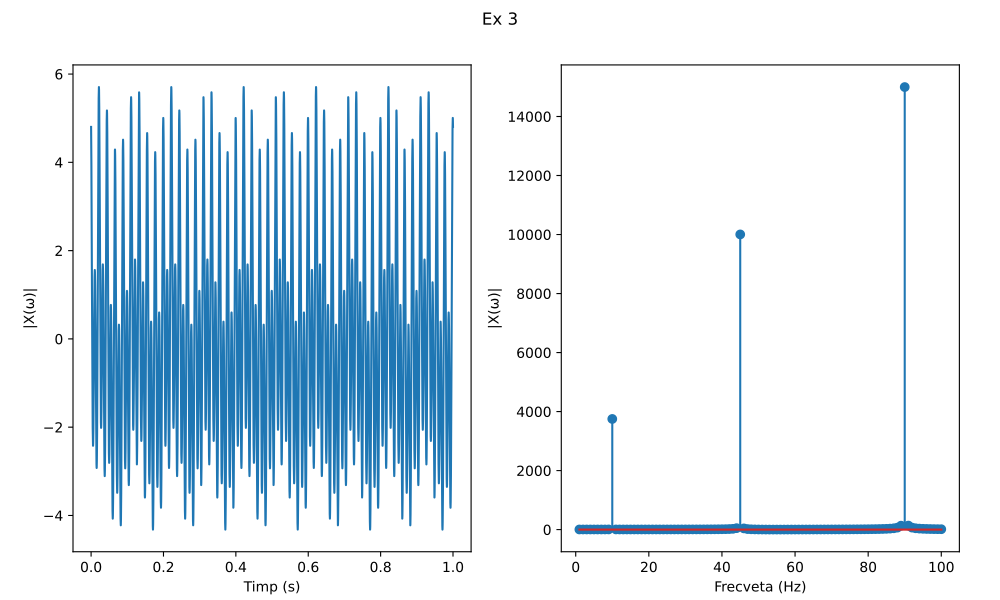

Write the Python code that produced this figure.
import matplotlib.pyplot as plt 
import numpy as np

t = np.linspace(0,1,10000)
W = np.linspace(1,100,100)
N = 10000

def signal(x):
    a = 0.75 * np.sin(2 * np.pi * 10 * x + 0.1) # f1 = 10
    b = 3 * np.sin(2 * np.pi * 90 * x + 2) # f2 = 90
    c = 2 * np.cos(2 * np.pi * 45 * x) # f3 = 45

    return a + b + c

def ft(w, func):
    n = np.arange(N)
    
    return np.array([np.sum(func(t) * np.e ** (-2 * np.pi * 1j * n * freq / N)) for freq in w])

fig, (ax1, ax2) = plt.subplots(1,2)
plt.suptitle("Ex 3")
plt.tight_layout()
fig.set_figheight(6)
fig.set_figwidth(10)


ax1.plot(t,signal(t))
ax1.set_xlabel("Timp (s)")
ax1.set_ylabel("|X(ω)|")

ax2.stem(W,np.abs(ft(W, signal)))
ax2.set_xlabel("Frecveta (Hz)")
ax2.set_ylabel("|X(ω)|")


plt.savefig("lab03/ex3.pdf")
plt.show()
